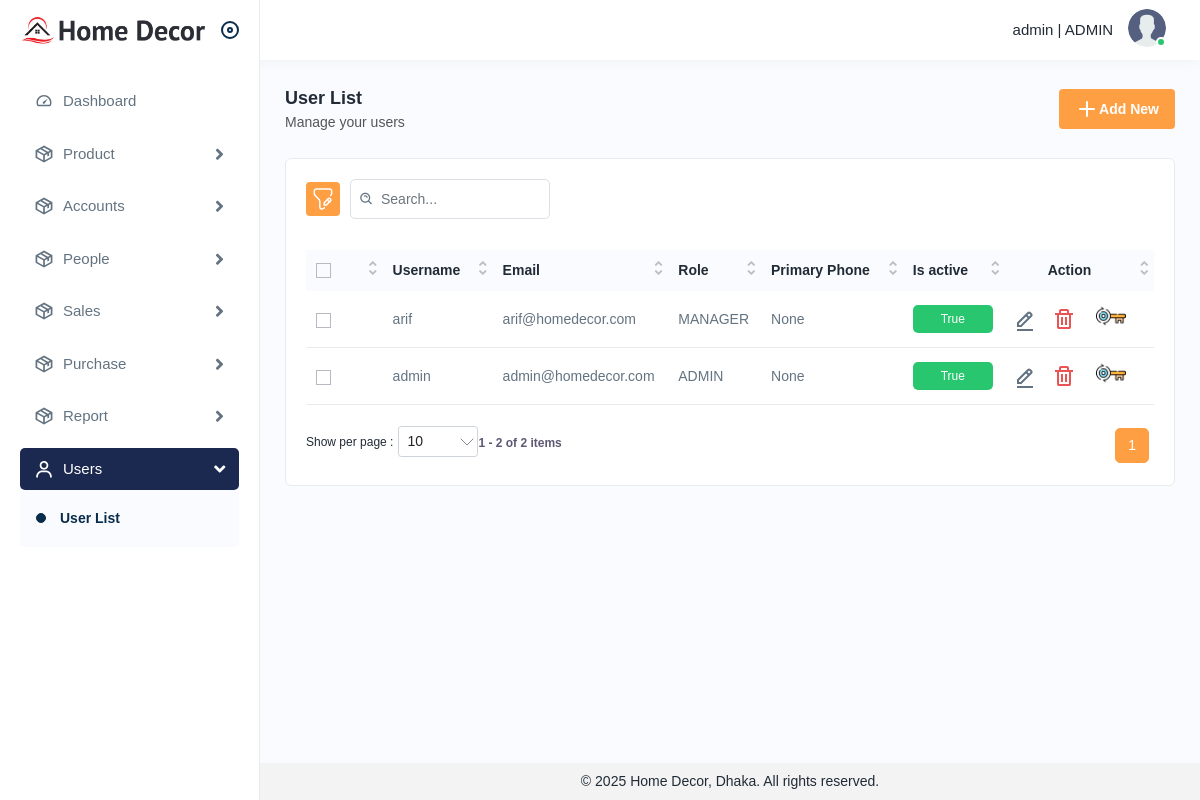
Page /user_list/ (signed in) on the earlier database version.
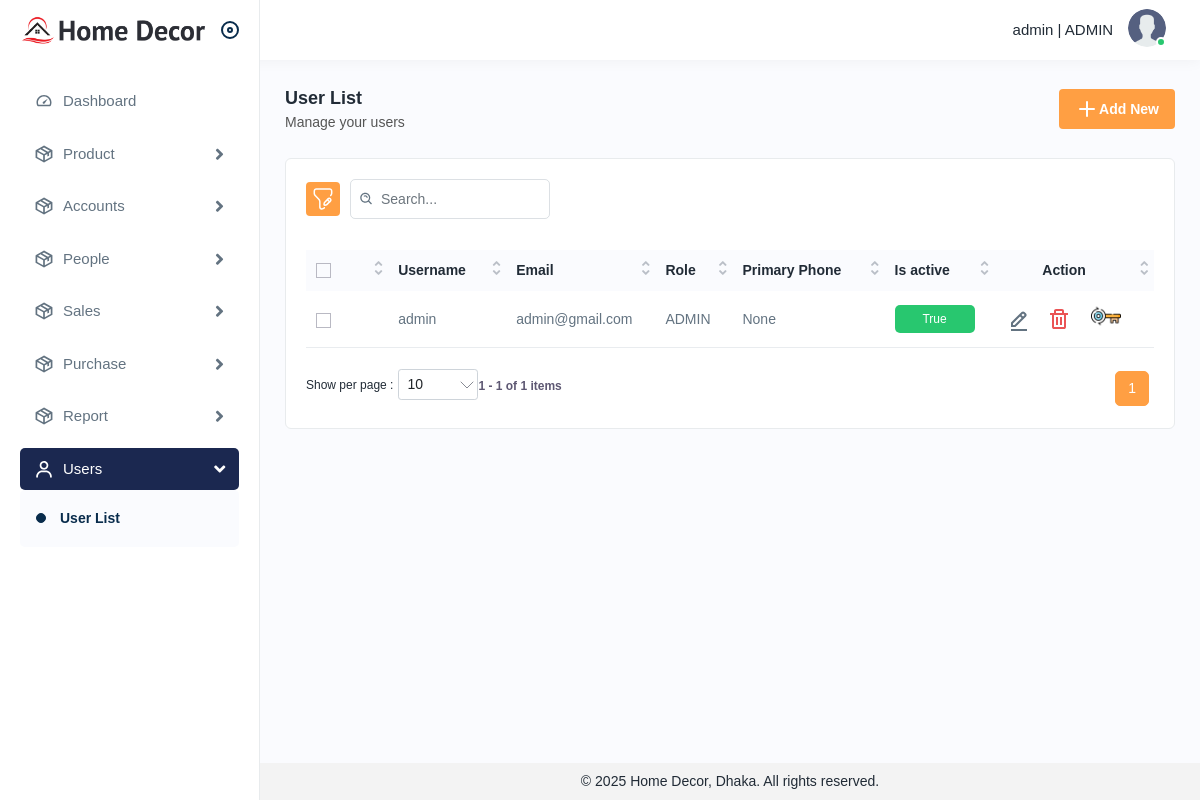
Same page on the later database version.
### authentication/models.py (models this page shows)
class User(AbstractUser):
    class Gender(models.TextChoices):
        MALE = 'male', _('Male')
        FEMALE = 'female', _('Female')
        OTHERS = 'others', _('Others')
    class Region(models.TextChoices):
        LOCAL = 'local', _('Local')
        INTERNATIONAL = 'international', _('International')
    primary_phone = PhoneNumberField(verbose_name='phone_number', null=True, blank=True)
    secondary_phone = PhoneNumberField(null=True, blank=True)
    is_active = models.BooleanField(default=True)
    role = models.ForeignKey(Role, on_delete=models.RESTRICT, null=True, blank=True)
    user_group = models.ForeignKey(UserGroup, on_delete=models.RESTRICT, null=True, blank=True)
    father_name = models.CharField(max_length=255, null=True, blank=True)
    mother_name = models.CharField(max_length=255, null=True, blank=True)
    address = models.CharField(max_length=255, null=True, blank=True)
    gender = models.CharField(max_length=6, choices=Gender.choices, default=Gender.MALE)
    date_of_birth = models.DateField(null=True, blank=True)
    profile_picture = models.ImageField(upload_to="users/profile_picture/", null=True, blank=True)
    nid_image = models.ImageField(upload_to="users/nid/", null=True, blank=True)
    nid_no = models.CharField(max_length=32, null=True, blank=True)
    created_at = models.DateTimeField(auto_now_add=True)
    updated_at = models.DateTimeField(auto_now=True)
    created_by = models.ForeignKey(settings.AUTH_USER_MODEL, on_delete= models.SET_NULL, related_name="+", null=True, blank=True)
    updated_by = models.ForeignKey(settings.AUTH_USER_MODEL, on_delete= models.SET_NULL, related_name="+", null=True, blank=True)
    class Meta:
        ordering = ('-id', )
    def __str__(self):
        return f"{self.email}"

class Role(models.Model):
    name = models.CharField(max_length=255)
    created_at = models.DateTimeField(auto_now_add=True)
    updated_at = models.DateTimeField(auto_now=True)
    created_by = models.ForeignKey(settings.AUTH_USER_MODEL, on_delete= models.SET_NULL, related_name="+", null=True, blank=True)
    updated_by = models.ForeignKey(settings.AUTH_USER_MODEL, on_delete= models.SET_NULL, related_name="+", null=True, blank=True)
    class Meta:
        ordering = ('-id', )
    def __str__(self):
        return self.name

### authentication/views/user_views.py (the view)
# urls.py: path('user_list/', views.user_list, name='user_list'),
@login_required
def user_list(request):
    user_list = User.objects.all()
    if not request.user.role.name == "ADMIN":
        user_list = user_list.filter(owner_user=request.user)
    reseller_count = user_list.filter(role__name='RESELLER').count()
    client_count = user_list.filter(role__name='CLIENT').count()
    print(user_list)
    context = {
        'user_list': user_list,
        'reseller_count': reseller_count,
        'client_count': client_count
    }
    return render(request, 'users/list.html', context)

### authentication/templates/users/list.html (shortened to what this page needs)
{% extends 'base.html' %}
{% load static %}
{% block base %}
<div class="page-wrapper">
    <div class="content">
        <div class="page-header">
            <div class="page-title">
                {% if 'reseller' in request.path %}
                    <h4>Reseller List</h4>
                    <h6>Manage your reseller</h6>
                {% elif 'client' in request.path %}
                    <h4>Client List</h4>
                    <h6>Manage your clients</h6>
                {% else %}
                    <h4>User List</h4>
                    <h6>Manage your users</h6>
                {% endif %}
            </div>
            <div class="page-btn">
                <a href="{% url 'user_create' %}" class="btn btn-added"><img src="{% static 'img/icons/plus.svg' %}" alt="img">Add New</a>
            </div>
        </div>
        <div class="card">
            <div class="card-body">
                <div class="table-top">
                    <div class="search-set">
                        <div class="search-path">
                            <a class="btn btn-filter" id="filter_search">
                                <img src="{% static 'img/icons/filter.svg' %}" alt="img">
                            </a>
                        </div>
                        <div class="search-input">
                            <a class="btn btn-searchset"><img src="{% static 'img/icons/search-white.svg' %}" alt="img"></a>
                        </div>
                    </div>
                </div>
                <div class="table-responsive">
                    <table class="table datanew">
                        <thead>
                            <tr>
                                <th>
                                    <label class="checkboxs">
                                        <span class="checkmarks"></span>
                                    </label>
                                </th>
                                <th>Username</th>
                                <th>Email</th>
                                <th>Role</th>
                                <th>Primary Phone</th>
                                <th>Is active</th>
                                <th class='text-center'>Action</th>
                            </tr>
                        </thead>
                        <tbody>
                            {% for user in user_list %}
                                <tr class="user-row"
                                    data-local_masking_balance="{{ user.local_masking_balance }}"
                                    data-local_non_masking_balance="{{ user.local_non_masking_balance }}"
                                    data-local_masking_message_amount="{{ user.local_masking_message_amount }}"
                                    data-local_non_masking_message_amount="{{ user.local_non_masking_message_amount }}"
                                    data-is_prefix_based="{{ user.package.prefix_based }}"
                                >
                                    <td>
                                        <label class="checkboxs">
                                            <span class="checkmarks"></span>
                                        </label>
                                    </td>
                                    <td>{{ user.username }}</td>
                                    <td>{{ user.email }}</td>
                                    <td>{{ user.role }}</td>
                                    <td>{{ user.primary_phone }}</td>
                                    <td>
                                        {% if user.is_active %}
                                            <span class="bg-lightgreen badges">True</span>
                                        {% else %}
                                            <span class="bg-lightred badges">False</span>
                                        {% endif %}
                                    </td>
                                    <td class='text-center'>
                                        <a class="me-3" href="{% url 'user_update' user.id %}" title="Edit User">
                                            <img src="{% static 'img/icons/edit.svg' %}" alt="img">
                                        </a>
                                        <a class="me-3 confirm-text delete-btn" href="#" data-url="{% url 'user_delete' user.id %}" title="Delete User">
                                            <img src="{% static 'img/icons/delete.svg' %}" alt="img">
                                        </a>
                                        <a class="me-3 change-password-btn" href="#" data-url="{% url 'user_change_password' user.id %}" data-username="{{ user.username }}" title="Change Password">
                                            <img src="{% static 'img/icons/reset-password.png' %}" width='30px' alt="img">
                                        </a>
                                    </td>
                                </tr>
                            {% endfor %}
                        </tbody>
                    </table>
                </div>
            </div>
        </div>
    </div>
</div>
{% endblock base %}

### templates/base.html (shortened to what this page needs)
<!DOCTYPE html>
{% load static %}
<html lang="en">
  <head>
    <link rel="stylesheet" href="{% static 'css/bootstrap.min.css' %}" />
    <link rel="stylesheet" href="{% static 'css/bootstrap-datetimepicker.min.css' %}" />
    <link rel="stylesheet" href="{% static 'plugins/select2/css/select2.min.css' %}" />
    <link rel="stylesheet" href="{% static 'css/animate.css' %}" />
    <link rel="stylesheet" href="{% static 'css/dataTables.bootstrap4.min.css' %}" />
    <link rel="stylesheet" href="{% static 'plugins/fontawesome/css/fontawesome.min.css' %}"/>
    <link rel="stylesheet" href="{% static 'plugins/fontawesome/css/all.min.css' %}" />
    <link rel="stylesheet" href="https://cdn.jsdelivr.net/npm/sweetalert2@10/dist/sweetalert2.min.css">
    <link rel="stylesheet" href="{% static 'css/style.css' %}" />
  </head>
  <body>
    <div class="main-wrapper">
      {% include 'particals/navbar.html' %}
      {% include 'particals/sidebar.html' %}
      {% block base %}{% endblock base %}
      <div id="footer">
        <div class="text-center">
          © {% now "Y" %} Home Decor, Dhaka. All rights reserved.
        </div>
      </div>
    </div>
  </body>
</html>

### templates/particals/navbar.html (shortened to what this page needs)
{% load static %}
    <div class="header">
      <div class="header-left active">
        <a href="{% url 'home' %}" class="logo">
          <img src="{% static 'img/full-logo.png' %}" alt="" />
        </a>
        <a id="toggle_btn" href=""> </a>
      </div>
      <ul class="nav user-menu">
        <li class="nav-item dropdown has-arrow main-drop">
          <a
            href=""
            class="dropdown-toggle nav-link userset"
            data-bs-toggle="dropdown"
          >
          <span style="padding-right: 15px;">
              <span>{{ request.user.username }} </span> |
              <span class="pr-2">{{ request.user.role.name}}</span>
          </span>
            <span class="user-img"
              >
              {% if request.user.profile_picture %}
                <img src="{{request.user.profile_picture.url}}">
              {% else %}
                <img src="{% static 'img/icons/avator.png' %}">
              {% endif %}
              <span class="status online"></span
            ></span>
          </a>
        </li>
      </ul>
  </div>

### templates/particals/sidebar.html (shortened to what this page needs)
{% load static %}
<div class="sidebar" id="sidebar">
    <div class="sidebar-inner slimscroll">
        <div id="sidebar-menu" class="sidebar-menu">
            <ul>
                <li class="{% if request.resolver_match.url_name == 'home' %}active{% endif %}">
                    <a href="{% url 'home' %}">
                        <img src="{% static 'img/icons/dashboard.svg' %}" alt="img" />
                        <span>Dashboard</span>
                    </a>
                </li>
                <li class="submenu">
                    <a href="#" class="{% if 'inventory' in request.path %}active{% endif %}">
                        <img src="{% static 'img/icons/product.svg' %}" alt="img" />
                        <span>Product</span>
                        <span class="menu-arrow"></span>
                    </a>
                </li>
                <li class="submenu">
                    <a href="#" class="{% if 'accounts' in request.path %}active{% endif %}">
                        <img src="{% static 'img/icons/product.svg' %}" alt="img" />
                        <span>Accounts</span>
                        <span class="menu-arrow"></span>
                    </a>
                </li>
                <li class="submenu">
                    <a href="#" class="{% if 'people' in request.path %}active{% endif %}">
                        <img src="{% static 'img/icons/product.svg' %}" alt="img" />
                        <span>People</span>
                        <span class="menu-arrow"></span>
                    </a>
                </li>
                <li class="submenu">
                    <a href="#" class="{% if 'sale' in request.path %}active{% endif %}">
                        <img src="{% static 'img/icons/product.svg' %}" alt="img" />
                        <span>Sales</span>
                        <span class="menu-arrow"></span>
                    </a>
                </li>
                <li class="submenu">
                    <a href="#" class="{% if 'purchase' in request.path %}active{% endif %}">
                        <img src="{% static 'img/icons/product.svg' %}" alt="img" />
                        <span>Purchase</span>
                        <span class="menu-arrow"></span>
                    </a>
                </li>
                <li class="submenu">
                    <a href="#" class="{% if 'report' in request.path %}active{% endif %}">
                        <img src="{% static 'img/icons/product.svg' %}" alt="img" />
                        <span>Report</span>
                        <span class="menu-arrow"></span>
                    </a>
                </li>
                {% if request.user.role.name == "ADMIN" or request.user.role.name == "RESELLER" %}
                    <li class="submenu">
                        <a href="#" class="{% if 'user' in request.path %}active{% endif %}">
                            <img src="{% static 'img/icons/users1.svg' %}" alt="img" />
                            <span>Users</span>
                            <span class="menu-arrow"></span>
                        </a>
                        <ul class="{% if 'user' in request.path %}show{% endif %}">
                            <li><a href="{% url 'user_list' %}" class="{% if request.resolver_match.url_name == 'user_list' %}active{% endif %}">User List</a></li>
                        </ul>
                    </li>
                {% endif %}
            </ul>
        </div>
    </div>
</div>

### templates/base.html (style rules this page uses)
#footer { padding: 0.5rem 0; background-color: #f3f3f3; position: fixed; bottom: 0; width: calc(100% - 260px); margin-left: 260px; transition: all 0.2s ease; }

### templates/particals/sidebar.html (style rules this page uses)
.submenu ul li a.active { font-weight: bold !important; }

Differences in the rows shown:
removed User: username "arif", email "arif@homedecor.com", role "MANAGER", primary_phone "None", is_active "True"
changed User "admin": email "admin@homedecor.com" → "admin@gmail.com"
Other differences:
text written by a page script: "1 1 - 2 of 2 items" → "1 1 - 1 of 1 items"
